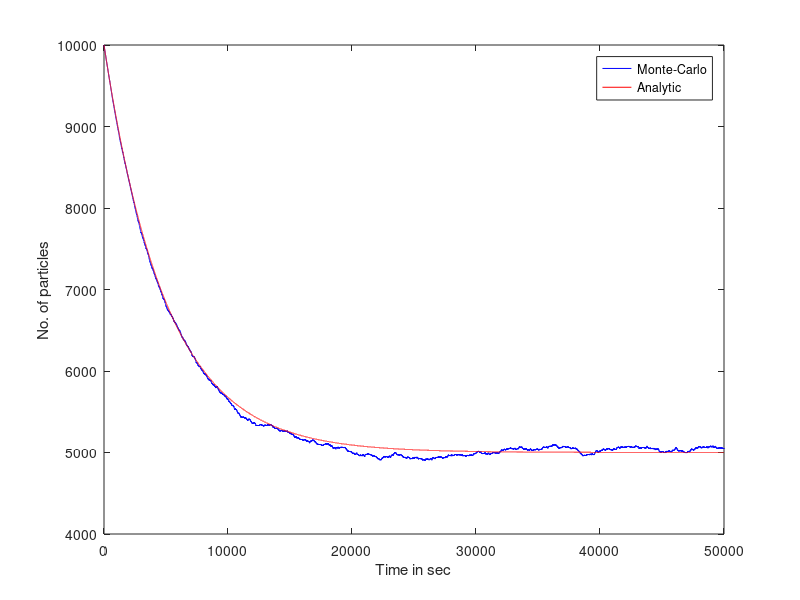

Write the MATLAB code that produced this figure.
% Monte Carlo simulation of particle diffusion

clear all;
clc;
clf;
a1=fopen('particle.dat','w'); % Store data in file
t=0:50000;
nop=10000;  % Total number of particles
x=[nop];
nl=nop;   % Asssumed that all particles are on left side of the box at t=0
for i=1:50000
    if rand()<(nl/nop)
        nl=nl-1;
    else

        nl=nl+1;
    end
    fprintf(a1,'%d\t%d\n',t(i),nl);
    x=[x;nl];
end
y=(nop/2)*(1+exp(-2*t/nop)); %Analytic solution
plot(t,x,'b',t,y,'r')
legend('Monte-Carlo','Analytic')
xlabel('Time in sec')
ylabel('No. of particles')
fclose(a1); %Close file